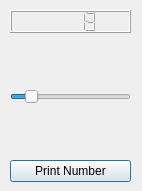
<ui version="4.0" >
 <class>Dialog</class>
 <widget class="QDialog" name="Dialog" >
  <property name="geometry" >
   <rect>
    <x>0</x>
    <y>0</y>
    <width>142</width>
    <height>191</height>
   </rect>
  </property>
  <property name="windowTitle" >
   <string>Dialog</string>
  </property>
  <widget class="QWidget" name="layoutWidget" >
   <property name="geometry" >
    <rect>
     <x>10</x>
     <y>10</y>
     <width>121</width>
     <height>172</height>
    </rect>
   </property>
   <layout class="QVBoxLayout" name="verticalLayout" >
    <item>
     <widget class="QLCDNumber" name="myLcdNumber" >
      <property name="intValue" stdset="0" >
       <number>13</number>
      </property>
     </widget>
    </item>
    <item>
     <spacer name="verticalSpacer" >
      <property name="orientation" >
       <enum>Qt::Vertical</enum>
      </property>
      <property name="sizeHint" stdset="0" >
       <size>
        <width>20</width>
        <height>40</height>
       </size>
      </property>
     </spacer>
    </item>
    <item>
     <widget class="QSlider" name="myHorizontalSlider" >
      <property name="value" >
       <number>13</number>
      </property>
      <property name="sliderPosition" >
       <number>13</number>
      </property>
      <property name="orientation" >
       <enum>Qt::Horizontal</enum>
      </property>
     </widget>
    </item>
    <item>
     <spacer name="verticalSpacer_2" >
      <property name="orientation" >
       <enum>Qt::Vertical</enum>
      </property>
      <property name="sizeHint" stdset="0" >
       <size>
        <width>20</width>
        <height>40</height>
       </size>
      </property>
     </spacer>
    </item>
    <item>
     <widget class="QPushButton" name="myPushButton" >
      <property name="text" >
       <string>Print Number</string>
      </property>
     </widget>
    </item>
   </layout>
  </widget>
 </widget>
 <resources/>
 <connections>
  <connection>
   <sender>myHorizontalSlider</sender>
   <signal>valueChanged(int)</signal>
   <receiver>myLcdNumber</receiver>
   <slot>display(int)</slot>
   <hints>
    <hint type="sourcelabel" >
     <x>188</x>
     <y>96</y>
    </hint>
    <hint type="destinationlabel" >
     <x>186</x>
     <y>67</y>
    </hint>
   </hints>
  </connection>
 </connections>
</ui>
